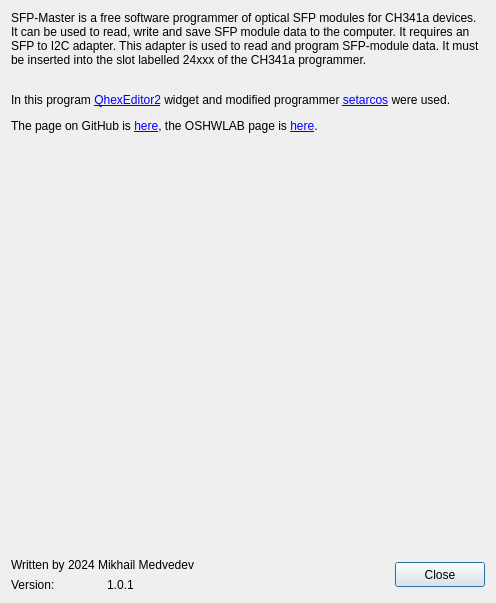
<?xml version="1.0" encoding="UTF-8"?>
<ui version="4.0">
 <class>DialogAbout</class>
 <widget class="QDialog" name="DialogAbout">
  <property name="geometry">
   <rect>
    <x>0</x>
    <y>0</y>
    <width>496</width>
    <height>603</height>
   </rect>
  </property>
  <property name="minimumSize">
   <size>
    <width>496</width>
    <height>0</height>
   </size>
  </property>
  <property name="maximumSize">
   <size>
    <width>571</width>
    <height>16777215</height>
   </size>
  </property>
  <property name="windowTitle">
   <string>About SFP-Master</string>
  </property>
  <property name="windowIcon">
   <iconset resource="resource.qrc">
    <normaloff>:/res/img/write64.png</normaloff>:/res/img/write64.png</iconset>
  </property>
  <layout class="QVBoxLayout" name="verticalLayout_3">
   <item>
    <layout class="QVBoxLayout" name="verticalLayout">
     <item>
      <widget class="QLabel" name="label_4">
       <property name="text">
        <string>SFP-Master is a free software programmer of optical SFP modules for CH341a devices. It can be used to read, write and save SFP module data to the computer. It requires an SFP to I2C adapter. This adapter is used to read and program SFP-module data. It must be inserted into the slot labelled 24xxx of the CH341a programmer.</string>
       </property>
       <property name="wordWrap">
        <bool>true</bool>
       </property>
      </widget>
     </item>
     <item>
      <layout class="QHBoxLayout" name="horizontalLayout">
       <item>
        <widget class="QLabel" name="label">
         <property name="text">
          <string/>
         </property>
         <property name="pixmap">
          <pixmap>:/res/img/ch341_black150.png</pixmap>
         </property>
        </widget>
       </item>
       <item>
        <widget class="QLabel" name="label_3">
         <property name="text">
          <string/>
         </property>
         <property name="pixmap">
          <pixmap resource="resource.qrc">:/res/img/adapter.png</pixmap>
         </property>
        </widget>
       </item>
      </layout>
     </item>
     <item>
      <widget class="QLabel" name="label_7">
       <property name="text">
        <string>&lt;html&gt;&lt;head/&gt;&lt;body&gt;&lt;p&gt;In this program &lt;a href=&quot;https://github.com/Simsys/qhexedit2/&quot;&gt;&lt;span style=&quot; text-decoration: underline; color:#0000ff;&quot;&gt;QhexEditor2&lt;/span&gt;&lt;/a&gt; widget and modified programmer &lt;a href=&quot;https://github.com/setarcos/ch341prog&quot;&gt;&lt;span style=&quot; text-decoration: underline; color:#0000ff;&quot;&gt;setarcos&lt;/span&gt;&lt;/a&gt; were used.&lt;/p&gt;&lt;p&gt;The page on GitHub is &lt;a href=&quot;https://github.com/bigbigmdm/SFP-Master/tree/main&quot;&gt;&lt;span style=&quot; text-decoration: underline; color:#0000ff;&quot;&gt;here&lt;/span&gt;&lt;/a&gt;, the OSHWLAB page is &lt;a href=&quot;https://oshwlab.com/einkreader/ch341a_sfp_adapter&quot;&gt;&lt;span style=&quot; text-decoration: underline; color:#0000ff;&quot;&gt;here&lt;/span&gt;&lt;/a&gt;. &lt;/p&gt;&lt;/body&gt;&lt;/html&gt;</string>
       </property>
       <property name="wordWrap">
        <bool>true</bool>
       </property>
      </widget>
     </item>
    </layout>
   </item>
   <item>
    <spacer name="verticalSpacer">
     <property name="orientation">
      <enum>Qt::Vertical</enum>
     </property>
     <property name="sizeHint" stdset="0">
      <size>
       <width>20</width>
       <height>112</height>
      </size>
     </property>
    </spacer>
   </item>
   <item>
    <layout class="QHBoxLayout" name="horizontalLayout_2">
     <item>
      <layout class="QVBoxLayout" name="verticalLayout_2">
       <item>
        <widget class="QLabel" name="label_6">
         <property name="text">
          <string>Written by 2024 Mikhail Medvedev</string>
         </property>
        </widget>
       </item>
       <item>
        <layout class="QHBoxLayout" name="horizontalLayout_3">
         <item>
          <widget class="QLabel" name="label_5">
           <property name="minimumSize">
            <size>
             <width>90</width>
             <height>0</height>
            </size>
           </property>
           <property name="maximumSize">
            <size>
             <width>90</width>
             <height>16777215</height>
            </size>
           </property>
           <property name="text">
            <string>Version: </string>
           </property>
          </widget>
         </item>
         <item>
          <widget class="QLabel" name="label_8">
           <property name="statusTip">
            <string notr="true"/>
           </property>
           <property name="text">
            <string>1.0.1</string>
           </property>
          </widget>
         </item>
        </layout>
       </item>
      </layout>
     </item>
     <item>
      <spacer name="horizontalSpacer">
       <property name="orientation">
        <enum>Qt::Horizontal</enum>
       </property>
       <property name="sizeHint" stdset="0">
        <size>
         <width>40</width>
         <height>20</height>
        </size>
       </property>
      </spacer>
     </item>
     <item>
      <widget class="QPushButton" name="pushButton">
       <property name="minimumSize">
        <size>
         <width>90</width>
         <height>25</height>
        </size>
       </property>
       <property name="styleSheet">
        <string notr="true"/>
       </property>
       <property name="text">
        <string>Close</string>
       </property>
      </widget>
     </item>
    </layout>
   </item>
  </layout>
 </widget>
 <resources>
  <include location="resource.qrc"/>
 </resources>
 <connections/>
</ui>
